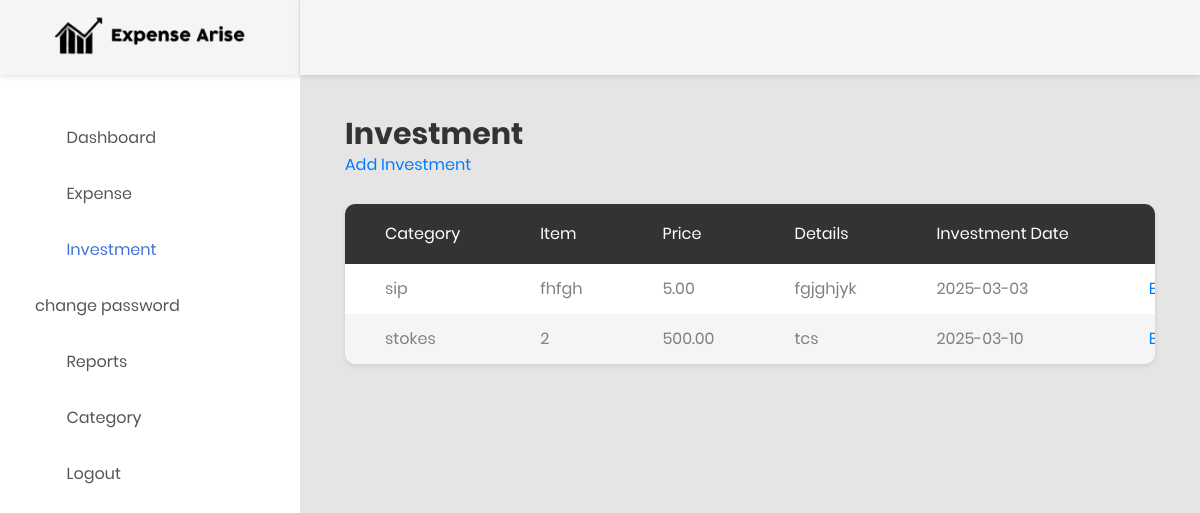
/investment.php (signed in), run on the app's committed database.
### tables this page shows
CREATE TABLE `investment` (
  `id` int(11) NOT NULL,
  `category_id` int(11) NOT NULL,
  `item` varchar(255) NOT NULL,
  `price` decimal(10,2) NOT NULL,
  `details` text DEFAULT NULL,
  `investment_date` date NOT NULL,
  `added_by` int(11) NOT NULL
);

CREATE TABLE `category` (
  `id` int(11) NOT NULL,
  `user_id` int(11) NOT NULL,
  `name` varchar(255) NOT NULL,
  `type` enum('expense','investment') NOT NULL DEFAULT 'expense'
);

### investment.php (the view, shortened to what this page needs)
<?php
include('header.php');
$res_investment = mysqli_query($con, "SELECT investment.*, category.name FROM investment, category WHERE investment.category_id=category.id AND investment.added_by='" . $_SESSION['UID'] . "' ORDER BY investment.investment_date ASC");
?>
<div class="main-content">
    <div class="section__content section__content--p30">
        <div class="container-fluid">
            <div class="row">
                <div class="col-lg-12">
                    <h2>Investment</h2>
                    <a href="manage_investment.php">Add Investment</a>
                    <br/><br/>
                    <?php if (mysqli_num_rows($res_investment) > 0) { ?>
                    <div class="table-responsive table--no-card m-b-30">
                        <table class="table table-borderless table-striped table-earning">
                            <thead>
                                <tr>
                                    <th>Category</th>
                                    <th>Item</th>
                                    <th>Price</th>
                                    <th>Details</th>
                                    <th>Investment Date</th>
                                    <th></th>
                                </tr>
                            </thead>
                            <tbody>
                                <?php while ($row = mysqli_fetch_assoc($res_investment)) { ?>
                                <tr>
                                    <td><?php echo $row['name'] ?></td>
                                    <td><?php echo $row['item'] ?></td>
                                    <td><?php echo $row['price'] ?></td>
                                    <td><?php echo $row['details'] ?></td>
                                    <td><?php echo $row['investment_date'] ?></td>
                                    <td>
                                        <a href="manage_investment.php?id=<?php echo $row['id']; ?>">Edit</a>&nbsp;
                                    </td>
                                </tr>
                                <?php } ?>
                            </tbody>
                        </table>
                    </div>
                    <?php } else { echo "No investment data found"; } ?>
                </div>
            </div>
        </div>
    </div>
</div>
<?php
include('footer.php');
?>

### data on the page
investment: category.name "sip", item "fhfgh", price "5.00", details "fgjghjyk", investment_date "2025-03-03"
investment: category.name "stokes", item "2", price "500.00", details "tcs", investment_date "2025-03-10"
